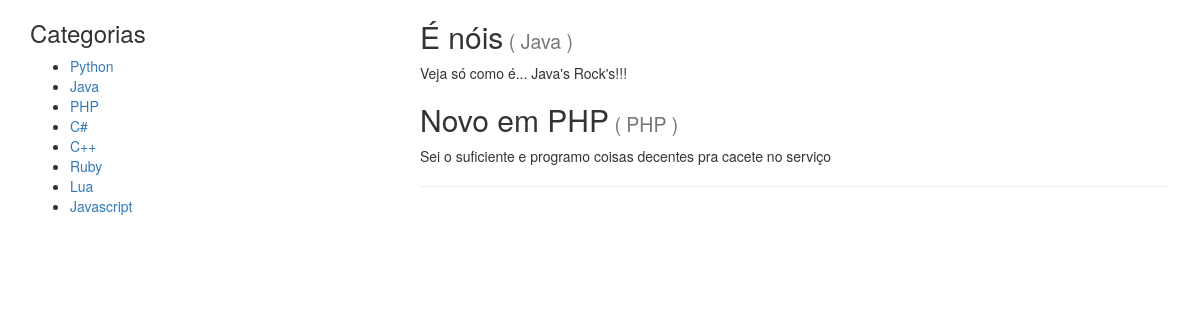
Screenshot of /blog/ with the database file from the repository.
### blog/models.py (models this page shows, shortened)
class Category(models.Model):
    name = models.CharField(max_length=255)
    class Meta:
        verbose_name_plural = 'Categories'

class Post(models.Model):
    category = models.ForeignKey(Category)
    name = models.CharField(max_length=255)
    content = models.TextField()
    STATUS_CHOICES = (
        ('Draft', 'Draft'),
        ('Published', 'Published')
    )
    status = models.CharField(max_length=20, choices=STATUS_CHOICES, default='Draft');
    created_at = models.DateTimeField(auto_now_add=True)

### blog/views.py (the view)
def home(request):
    all = getAllCategories()
    posts = Post.objects.all()
    context = {
        'name': 'Leandro Manzano Merlo',
        "languages": all,
        'posts': posts
    }
    return render(request, 'blog/home.html', context);

### blog/views.py (called while the page is built)
def getAllCategories():
    return Category.objects.all();

### templates/blog/home.html (shortened to what this page needs)
{% extends 'blog/layout.html' %}
{% block content %}
{% for post in posts %}
<article>
    <h2>{{ post.name }}<small> ( {{ post.category.name }} )</small></h2>
    <p>{{ post.content }}</p>
</article>
{% endfor %}
<hr />
{% endblock %}

### templates/blog/layout.html (shortened to what this page needs)
<!DOCTYPE html>
<html lang="en">
<head>
    <link rel="stylesheet" href="https://maxcdn.bootstrapcdn.com/bootstrap/3.3.7/css/bootstrap.min.css">
    <link rel="stylesheet" href="https://maxcdn.bootstrapcdn.com/bootstrap/3.3.7/css/bootstrap-theme.min.css">
</head>
<body>
<div class="container">
    <div class="row">
        <aside id="menu" class="col-md-4">
            <h3>Categorias</h3>
            <ul>
                {% for lang in languages %}
                <li><a href="{% url 'blog.posts_by_category' lang.id %}">{{lang.name}}</a></li>
                {% endfor %}
            </ul>
        </aside>
        <section id="content" class="col-md-8">
            {% block content %}
            {% endblock %}
        </section>
    </div>
</div>
</body>
</html>

### rows the page displays
Category: name "Python"
Category: name "Java"
Category: name "PHP"
Category: name "C#"
Category: name "C++"
Category: name "Ruby"
Category: name "Lua"
Category: name "Javascript"
Post: name "É nóis", category.name "Java", content "Veja só como é... Java's Rock's!!!"
Post: name "Novo em PHP", category.name "PHP", content "Sei o suficiente e programo coisas decentes pra cacete no serviço"
